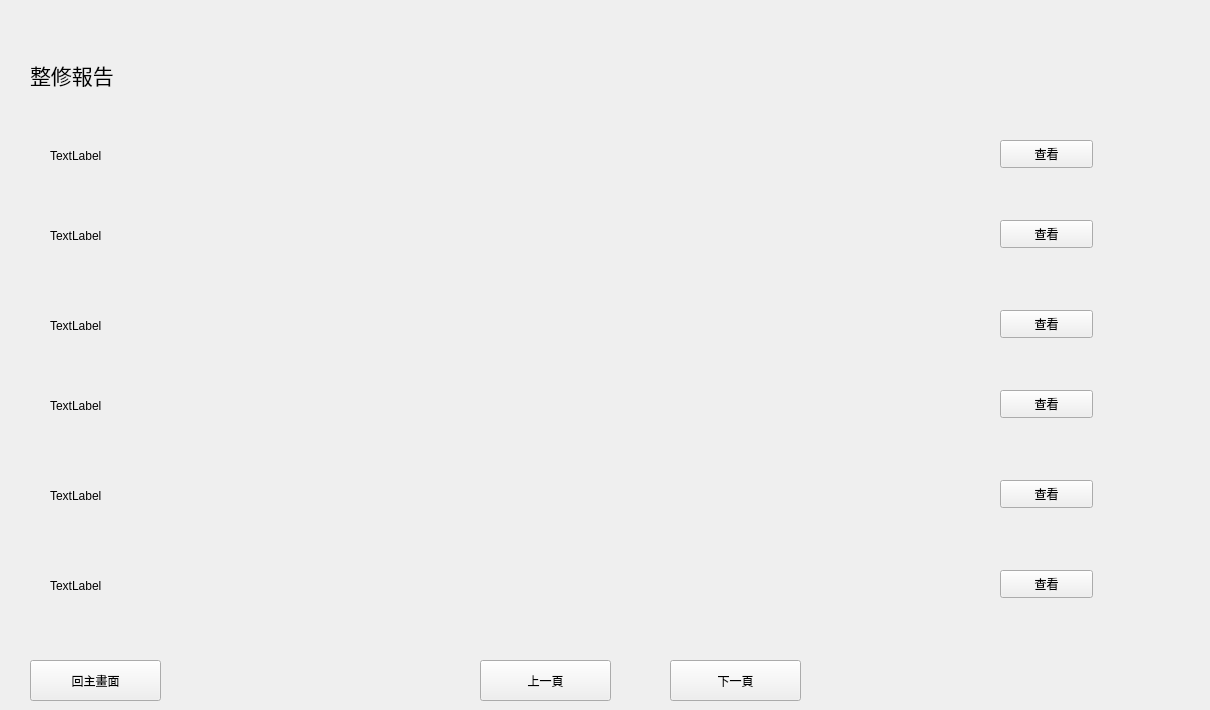
    <widget class="QWidget" name="company_repaire_page">
     <widget class="QLabel" name="label_34">
      <property name="geometry">
       <rect>
        <x>30</x>
        <y>50</y>
        <width>211</width>
        <height>51</height>
       </rect>
      </property>
      <property name="text">
       <string>&lt;html&gt;&lt;head/&gt;&lt;body&gt;&lt;p&gt;&lt;span style=&quot; font-size:16pt;&quot;&gt;整修報告&lt;/span&gt;&lt;/p&gt;&lt;/body&gt;&lt;/html&gt;</string>
      </property>
     </widget>
     <widget class="QLabel" name="label_35">
      <property name="geometry">
       <rect>
        <x>30</x>
        <y>130</y>
        <width>1171</width>
        <height>51</height>
       </rect>
      </property>
      <property name="styleSheet">
       <string notr="true">background-image: url(:/pic/image/white.png);</string>
      </property>
      <property name="text">
       <string/>
      </property>
     </widget>
     <widget class="QLabel" name="label_36">
      <property name="geometry">
       <rect>
        <x>30</x>
        <y>210</y>
        <width>1171</width>
        <height>51</height>
       </rect>
      </property>
      <property name="styleSheet">
       <string notr="true">background-image: url(:/pic/image/white.png);</string>
      </property>
      <property name="text">
       <string/>
      </property>
     </widget>
     <widget class="QLabel" name="label_37">
      <property name="geometry">
       <rect>
        <x>30</x>
        <y>300</y>
        <width>1171</width>
        <height>51</height>
       </rect>
      </property>
      <property name="styleSheet">
       <string notr="true">background-image: url(:/pic/image/white.png);</string>
      </property>
      <property name="text">
       <string/>
      </property>
     </widget>
     <widget class="QLabel" name="label_38">
      <property name="geometry">
       <rect>
        <x>30</x>
        <y>380</y>
        <width>1171</width>
        <height>51</height>
       </rect>
      </property>
      <property name="styleSheet">
       <string notr="true">background-image: url(:/pic/image/white.png);</string>
      </property>
      <property name="text">
       <string/>
      </property>
     </widget>
     <widget class="QLabel" name="label_39">
      <property name="geometry">
       <rect>
        <x>30</x>
        <y>470</y>
        <width>1171</width>
        <height>51</height>
       </rect>
      </property>
      <property name="styleSheet">
       <string notr="true">background-image: url(:/pic/image/white.png);</string>
      </property>
      <property name="text">
       <string/>
      </property>
     </widget>
     <widget class="QLabel" name="label_40">
      <property name="geometry">
       <rect>
        <x>30</x>
        <y>560</y>
        <width>1171</width>
        <height>51</height>
       </rect>
      </property>
      <property name="styleSheet">
       <string notr="true">background-image: url(:/pic/image/white.png);</string>
      </property>
      <property name="text">
       <string/>
      </property>
     </widget>
     <widget class="QPushButton" name="repaire_report_next_pg_button">
      <property name="geometry">
       <rect>
        <x>670</x>
        <y>660</y>
        <width>131</width>
        <height>41</height>
       </rect>
      </property>
      <property name="text">
       <string>下一頁</string>
      </property>
     </widget>
     <widget class="QPushButton" name="repaire_report_last_pg_button">
      <property name="geometry">
       <rect>
        <x>480</x>
        <y>660</y>
        <width>131</width>
        <height>41</height>
       </rect>
      </property>
      <property name="text">
       <string>上一頁</string>
      </property>
     </widget>
     <widget class="QLabel" name="repaire_report_label_1">
      <property name="geometry">
       <rect>
        <x>50</x>
        <y>140</y>
        <width>851</width>
        <height>31</height>
       </rect>
      </property>
      <property name="text">
       <string>TextLabel</string>
      </property>
     </widget>
     <widget class="QLabel" name="repaire_report_label_2">
      <property name="geometry">
       <rect>
        <x>50</x>
        <y>220</y>
        <width>851</width>
        <height>31</height>
       </rect>
      </property>
      <property name="text">
       <string>TextLabel</string>
      </property>
     </widget>
     <widget class="QLabel" name="repaire_report_label_3">
      <property name="geometry">
       <rect>
        <x>50</x>
        <y>310</y>
        <width>851</width>
        <height>31</height>
       </rect>
      </property>
      <property name="text">
       <string>TextLabel</string>
      </property>
     </widget>
     <widget class="QLabel" name="repaire_report_label_4">
      <property name="geometry">
       <rect>
        <x>50</x>
        <y>390</y>
        <width>851</width>
        <height>31</height>
       </rect>
      </property>
      <property name="text">
       <string>TextLabel</string>
      </property>
     </widget>
     <widget class="QLabel" name="repaire_report_label_5">
      <property name="geometry">
       <rect>
        <x>50</x>
        <y>480</y>
        <width>851</width>
        <height>31</height>
       </rect>
      </property>
      <property name="text">
       <string>TextLabel</string>
      </property>
     </widget>
     <widget class="QLabel" name="repaire_report_label_6">
      <property name="geometry">
       <rect>
        <x>50</x>
        <y>570</y>
        <width>851</width>
        <height>31</height>
       </rect>
      </property>
      <property name="text">
       <string>TextLabel</string>
      </property>
     </widget>
     <widget class="QPushButton" name="repaire_report_button_1">
      <property name="geometry">
       <rect>
        <x>1000</x>
        <y>140</y>
        <width>93</width>
        <height>28</height>
       </rect>
      </property>
      <property name="text">
       <string>查看</string>
      </property>
     </widget>
     <widget class="QPushButton" name="repaire_report_button_2">
      <property name="geometry">
       <rect>
        <x>1000</x>
        <y>220</y>
        <width>93</width>
        <height>28</height>
       </rect>
      </property>
      <property name="text">
       <string>查看</string>
      </property>
     </widget>
     <widget class="QPushButton" name="repaire_report_button_3">
      <property name="geometry">
       <rect>
        <x>1000</x>
        <y>310</y>
        <width>93</width>
        <height>28</height>
       </rect>
      </property>
      <property name="text">
       <string>查看</string>
      </property>
     </widget>
     <widget class="QPushButton" name="repaire_report_button_4">
      <property name="geometry">
       <rect>
        <x>1000</x>
        <y>390</y>
        <width>93</width>
        <height>28</height>
       </rect>
      </property>
      <property name="text">
       <string>查看</string>
      </property>
     </widget>
     <widget class="QPushButton" name="repaire_report_button_5">
      <property name="geometry">
       <rect>
        <x>1000</x>
        <y>480</y>
        <width>93</width>
        <height>28</height>
       </rect>
      </property>
      <property name="text">
       <string>查看</string>
      </property>
     </widget>
     <widget class="QPushButton" name="repaire_report_button_6">
      <property name="geometry">
       <rect>
        <x>1000</x>
        <y>570</y>
        <width>93</width>
        <height>28</height>
       </rect>
      </property>
      <property name="text">
       <string>查看</string>
      </property>
     </widget>
     <widget class="QPushButton" name="repaire_report_last_pg_button_2">
      <property name="geometry">
       <rect>
        <x>30</x>
        <y>660</y>
        <width>131</width>
        <height>41</height>
       </rect>
      </property>
      <property name="text">
       <string>回主畫面</string>
      </property>
     </widget>
    </widget>
